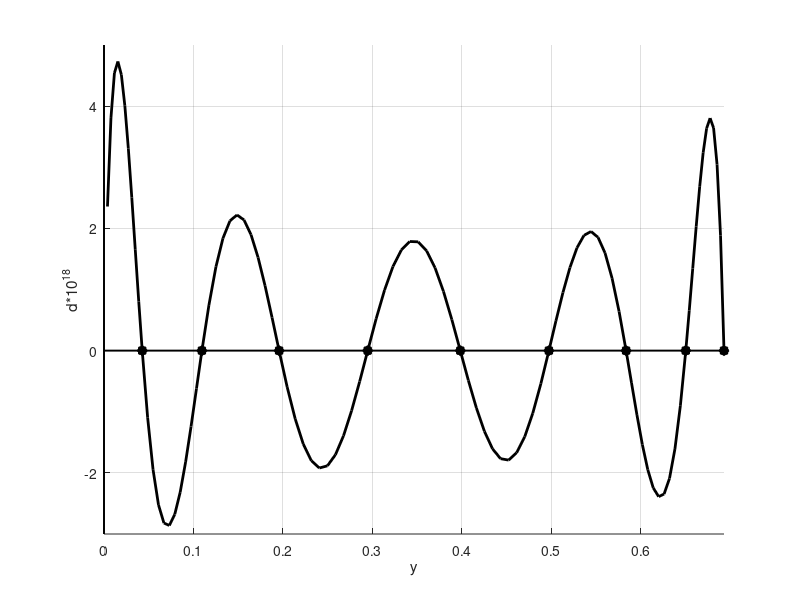

Recreate this plot in MATLAB.
clc
clear all
close all

y0 = [0.0427289707008092102182511
0.1094591957602738855917595
0.1957554226405850714085113
0.2948224502209071577114334
0.3983247303390381281955134
0.4973917579193601674778646
0.5836879847996714003151872
0.6504182098591360756886957
0.6931471805599453094172321
];

Y = [0.0038844518818917463834774
0.0077689037637834927669547
0.0116533556456752391504321
0.0155378075275669855339095
0.0194222594094587319173868
0.0233067112913504783008642
0.0271911631732422246843416
0.0310756150551339710678189
0.0349600669370257174512963
0.0388445188189174638347737
0.0427289707008092102182511
0.0487953547971241807067518
0.0548617388934391511952526
0.0609281229897541216837534
0.0669945070860690921722541
0.0730608911823840626607549
0.0791272752786990331492557
0.0851936593750140036377565
0.0912600434713289741262572
0.0973264275676439446147580
0.1033928116639589151032588
0.1094591957602738855917595
0.1173043072948476297569188
0.1251494188294213739220780
0.1329945303639951180872373
0.1408396418985688622523965
0.1486847534331426064175558
0.1565298649677163505827150
0.1643749765022900947478743
0.1722200880368638389130335
0.1800651995714375830781928
0.1879103111060113272433520
0.1957554226405850714085113
0.2047615160569779883451406
0.2137676094733709052817698
0.2227737028897638222183991
0.2317797963061567391550284
0.2407858897225496560916577
0.2497919831389425730282870
0.2587980765553354899649162
0.2678041699717284069015455
0.2768102633881213238381748
0.2858163568045142407748041
0.2948224502209071577114334
0.3042317484134645186645315
0.3136410466060218796176297
0.3230503447985792405707279
0.3324596429911366015238261
0.3418689411836939624769243
0.3512782393762513234300224
0.3606875375688086843831206
0.3700968357613660453362188
0.3795061339539234062893170
0.3889154321464807672424152
0.3983247303390381281955134
0.4073308237554310408575453
0.4163369171718239535195772
0.4253430105882168661816091
0.4343491040046097788436411
0.4433551974210026915056730
0.4523612908373956041677049
0.4613673842537885168297369
0.4703734776701814294917688
0.4793795710865743421538007
0.4883856645029672548158327
0.4973917579193601674778646
0.5052368694539339159176212
0.5130819809885076643573778
0.5209270925230814127971344
0.5287722040576551612368910
0.5366173155922289096766476
0.5444624271268026581164042
0.5523075386613764065561608
0.5601526501959501549959174
0.5679977617305239034356740
0.5758428732650976518754306
0.5836879847996714003151872
0.5897543688959863708036879
0.5958207529923013412921887
0.6018871370886163117806895
0.6079535211849312822691903
0.6140199052812462527576910
0.6200862893775612232461918
0.6261526734738761937346926
0.6322190575701911642231933
0.6382854416665061347116941
0.6443518257628211052001949
0.6504182098591360756886957
0.6543026617410278242094717
0.6581871136229195727302477
0.6620715655048113212510238
0.6659560173867030697717998
0.6698404692685948182925759
0.6737249211504865668133519
0.6776093730323783153341280
0.6814938249142700638549040
0.6853782767961618123756800
0.6892627286780535608964561
0.6931471805599453094172321
];

delta_base = [
    0.00000000000000000000000000000000000000000000000000000000146781272189703800000000
    0.00000000000000000000000000000000000000000000000000000000369705314501008200000000
    0.00000000000000000000000000000000000000000000000000000000648079432482643600000000
    0.00000000000000000000000000000000000000000000000000000000956630494243990300000000
    0.00000000000000000000000000000000000000000000000000000001270133896121057600000000
    0.00000000000000000000000000000000000000000000000000000001565471282381108400000000
    0.00000000000000000000000000000000000000000000000000000001821795039517185700000000
    0.00000000000000000000000000000000000000000000000000000002020935735832721400000000
    0.00000000000000000000000000000000000000000000000000000002149404918924831000000000
            ];
        
delta_additional = [
0.00000000000000000235773649877809022873779086316734650655940994894575263900000000
0.00000000000000000380677667918581745037689227890430290331071825905112334800000000
0.00000000000000000454219659998898210047033436092901537522565289823765993500000000
0.00000000000000000473041475697924243969900402812889114121334146396357834100000000
0.00000000000000000451226952573572024350789886625118496689840723745530561300000000
0.00000000000000000400585016287560789155087750003406989530530064962501979900000000
0.00000000000000000330909597419942411134438732636660967743236513852761723000000000
0.00000000000000000250217763876174126047781854865604948679046008511973783600000000
0.00000000000000000164967407592517158490505894098436630009302038056850095100000000
0.00000000000000000080255765761354950632444151276497635270644539693550306400000000
0.00000000000000000000000000000000000000000000000000000000146781272189703800000000
-0.00000000000000000109827294698370892669223467833013895704992644519343850000000000
-0.00000000000000000194969030594992477495619341828752052098725149975375597900000000
-0.00000000000000000252406389699254411827203737137215481112875216475256760500000000
-0.00000000000000000282080606095789355229204889081457326537497852083034579000000000
-0.00000000000000000286043723650969598057533574742334814105586116850087207500000000
-0.00000000000000000267758450239520542153624034248590014850873633356874699300000000
-0.00000000000000000231529305710880938414821309053246926060206028213158723900000000
-0.00000000000000000182048713672553873466093802015396997084156604084108738900000000
-0.00000000000000000124043063574290713029688112674156755758730748885012082300000000
-0.00000000000000000062005071730565888213051918929779856383082531831097405500000000
0.00000000000000000000000000000000000000000000000000000000369705314501008200000000
0.00000000000000000074504284618629153201728215439975474196812408179346797100000000
0.00000000000000000137159870264712589838172149287839056249011851319489708100000000
0.00000000000000000183859372584279931241842880256005086350933865591443406800000000
0.00000000000000000212335662285956883295786539891456175828833863851177465100000000
0.00000000000000000222008049854782108992587736092738748625690179323449672600000000
0.00000000000000000213751885891685387213201344890478207146689739845008346700000000
0.00000000000000000189621408628852339203971805677524570049757372380055184200000000
0.00000000000000000152550445172014425338261390345854803908268034885651936200000000
0.00000000000000000106050860712303910017217055682928418908702499421104055200000000
0.00000000000000000053924424744410415370616975238690166060744648062367818900000000
0.00000000000000000000000000000000000000000000000000000000648079432482643600000000
-0.00000000000000000059446305314301022268124947427968700578646685307906384700000000
-0.00000000000000000111662367133512748753095307522372141564227893113029344500000000
-0.00000000000000000152775867238483362995111622622177976427378596108177962900000000
-0.00000000000000000180061921798135185945604427886483464452455851760563496600000000
-0.00000000000000000192032713659300790229430332011520195234204396061772859600000000
-0.00000000000000000188437902403689648225073307321104361328881986348303944700000000
-0.00000000000000000170186415942539115673131336490364296869966654820185020800000000
-0.00000000000000000139202584380114297863161306898862354176651869161477663700000000
-0.00000000000000000098231109952703749997748962328850342289157268755983596600000000
-0.00000000000000000050606159526502712842265134842274002890921992548095599000000000
0.00000000000000000000000000000000000000000000000000000000956630494243990300000000
0.00000000000000000051988504582218614209623044629943172791876902555780290800000000
0.00000000000000000099055655029514250308618792864756475543487956283245687000000000
0.00000000000000000137602024138453920511739447932871628385200798112798137200000000
0.00000000000000000164747877865000100046512496614078752686570918777801982400000000
0.00000000000000000178518306365876623690851884089934237181452933331650569100000000
0.00000000000000000177965348669673871583339315458749839129953006432885244800000000
0.00000000000000000163221705659551088965175264651622098228025411401592132700000000
0.00000000000000000135484096038975083972132836655044064769332612239767615200000000
0.00000000000000000096927769511271319763857652711431366427522759086430595000000000
0.00000000000000000050557055265808709663693416520396657725772840299363091300000000
0.00000000000000000000000000000000000000000000000000000001270133896121057600000000
-0.00000000000000000048618828722437360068503433557498337499583047331865198500000000
-0.00000000000000000093814798635536169124716136499400877742721764654978349000000000
-0.00000000000000000132157216830943106940585250370498474344831381948654424900000000
-0.00000000000000000160616395713633588172607015103121402537407070352610857600000000
-0.00000000000000000176788807798632730593051523664571825114519688673762392900000000
-0.00000000000000000179094968180674487432781493876799381517548377231416627300000000
-0.00000000000000000166936711921789381967998085285732547620338575839715162000000000
-0.00000000000000000140801312540908915976001962990046855603707610414214058000000000
-0.00000000000000000102301245822185125094220361130855317295554632228453219600000000
-0.00000000000000000054140379381770511229230022591593910611306797299301789000000000
0.00000000000000000000000000000000000000000000000000000001565471282381108400000000
0.00000000000000000048569032774190823480360021591159984152939229037036310100000000
0.00000000000000000095026180504249771227391003523902858888656133728888604400000000
0.00000000000000000135987151212308476287087254740047850176623062052586404500000000
0.00000000000000000168161771084138030097764024471228237766152419270216818700000000
0.00000000000000000188584312368814253652565299130331084894777872767751330700000000
0.00000000000000000194858895455265703756325856870276409524456954278068885800000000
0.00000000000000000185408898972766009200742262341305538386727319057616429500000000
0.00000000000000000159716486369094395369409344604854429459399561641691089600000000
0.00000000000000000118535274105144366521421874084221216497843045340302994800000000
0.00000000000000000064055820419357320589249573511898791557549531444608355100000000
0.00000000000000000000000000000000000000000000000000000001821795039517185700000000
-0.00000000000000000052823525850978488321408894712807404070792016353660662000000000
-0.00000000000000000105253993386097636381756848721933399325201966838776363300000000
-0.00000000000000000153857899581663589945725305097666838654822763249653459800000000
-0.00000000000000000194896663289250573957564505193112608902046271869971794700000000
-0.00000000000000000224495705334716684568114113405336640340009600649948247300000000
-0.00000000000000000238871239331235963992163541066294824788033899651081048700000000
-0.00000000000000000234623457980844057530714235302825773566585299256239752000000000
-0.00000000000000000209105516559389089253195775545003932158135743880647349000000000
-0.00000000000000000160878460908183501007385652858698099135030055385805493400000000
-0.00000000000000000090263021693717148915849743332012639439305378548129451600000000
0.00000000000000000000000000000000000000000000000000000002020935735832721400000000
0.00000000000000000065529079680968832931377514967886553258313285852902147600000000
0.00000000000000000134352823422001840117566277054380629684605615985992072200000000
0.00000000000000000203262700122501003448155361488567993039067888651746603900000000
0.00000000000000000268126600316157064096403186735335188601997890080410650100000000
0.00000000000000000323754869547594449314867425678690006069721395310154260000000000
0.00000000000000000363754015728486192544440265722791156263106403509709344000000000
0.00000000000000000380367344882616730003590053876375013964970271644963333300000000
0.00000000000000000364301751613933965683038232974268162856314176563263564400000000
0.00000000000000000304539862033888739169746446822126245141477502495411618300000000
0.00000000000000000188136697765233384476164013069455953927809069958683194000000000
0.00000000000000000000000000000000000000000000000000000002149404918924831100000000
];
 
grid on, hold on
xlabel('y'); ylabel('d*10^1^8');
% plot(Y, delta_additional*10^16, 'k','linewidth',2); plot(y0,delta_base*10^16, 'k*','linewidth',5)
plot(Y, delta_additional*(10^18), 'k','linewidth',2); 
plot(y0,delta_base*(10^18),'k*','linewidth',5)
axis([0 log(2) -3 5])
plot([0,0;log(2),0],[0,-3;0,5],'k','linewidth',1.4)
